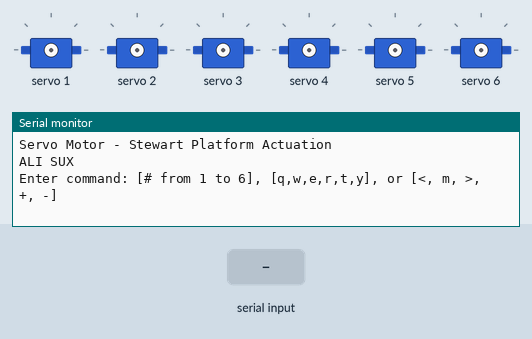
This sketch was run on a simulated Arduino Uno, built with avr-gcc and run on an emulated ATmega328P. Parts: 6 × servo, the last lines printed to the serial monitor. The test bench sets the inputs (shaded band).

Above: at 1.2 s.
1.3 s: "<1>" received over Serial
At 2.1 s:
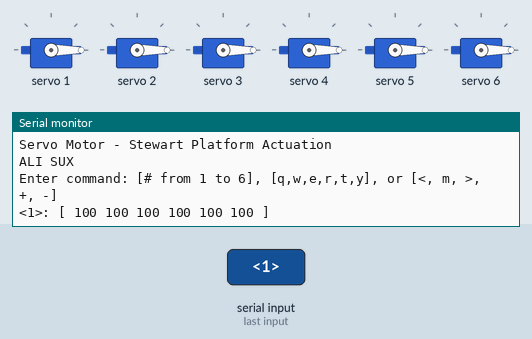
2.8 s: "<q>" received over Serial
At 3.2 s:
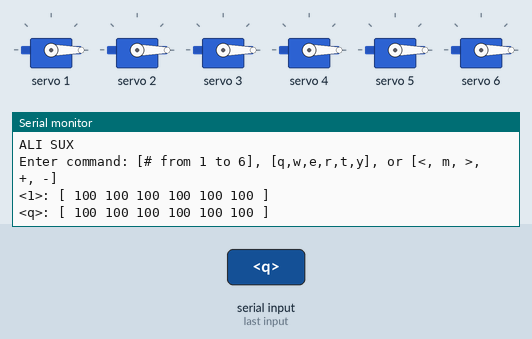
4.3 s: "<w>" received over Serial
At 5.5 s:
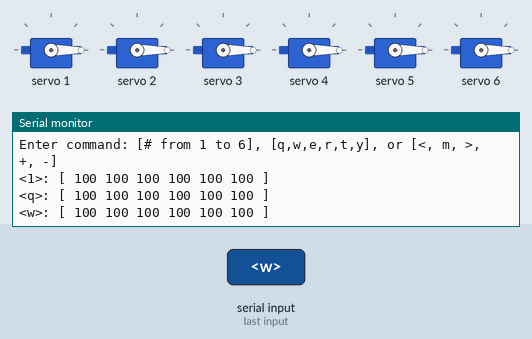
5.8 s: "<e>" received over Serial
At 6.6 s:
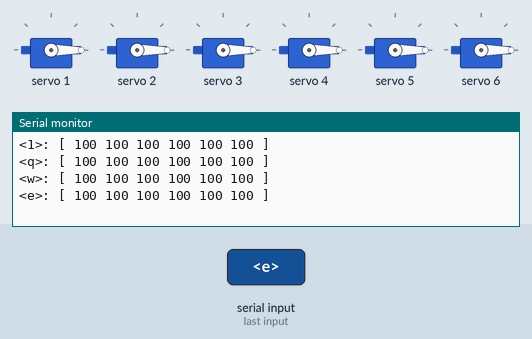
7.3 s: "<r>" received over Serial
At 7.8 s:
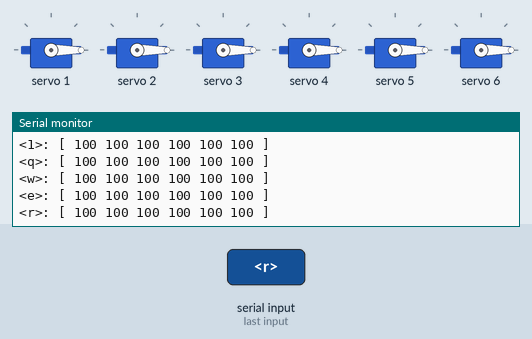
8.8 s: "<t>" received over Serial
At 10.1 s:
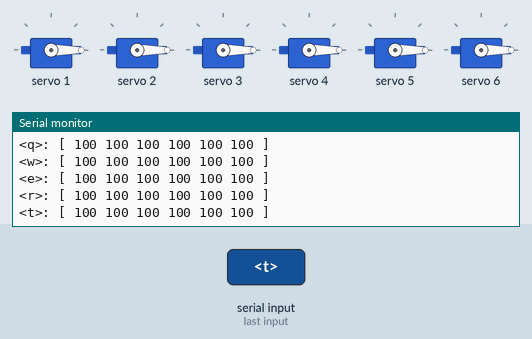

Measured:
- after the input at 1.3 s, the serial monitor: prints a new line at once (image 1)
- after the input at 2.8 s, the serial monitor: prints a new line at once (image 2)
- after the input at 4.3 s, the serial monitor: prints a new line at once (image 3)
- after the input at 5.8 s, the serial monitor: prints a new line at once (image 4)
- after the input at 7.3 s, the serial monitor: prints a new line at once (image 5)
- after the input at 8.8 s, the serial monitor: prints a new line at once (image 6)

The sketch:

ServoMotor_StewartPlatformActuation.ino
```cpp
// (licence header left out)
// 580
#include <Wire.h>
#include <Adafruit_PWMServoDriver.h>

const int SERVOMIN = 100; // minimum 'tick' value between 0..4095 -> used in setPWM(pin, on-tick, off-tick)
const int SERVOMAX = 500; // maximum 'tick' value between 0..4095 -> used in setPWM(pin, on-tick, off-tick)
const int SERVOMID = floor((SERVOMAX + SERVOMIN) / 2); // mid 'tick' value
const int SERVOCHG = 10; // 'change' value

Adafruit_PWMServoDriver pwm = Adafruit_PWMServoDriver();

String valInput; // Serial input var.
int val[6] = {SERVOMID, SERVOMID, SERVOMID, SERVOMID, SERVOMID, SERVOMID}; // PWM var


// =================================================================================================== //
void setup()
{
  Serial.begin(9600); // opens serial port, sets data rate [bps]
  Serial.setTimeout(10); // change default (1000ms) **for a faster response time**

  Serial.println("\nServo Motor - Stewart Platform Actuation");
  Serial.println("ALI SUX");
  Serial.println("Enter command: [# from 1 to 6], [q,w,e,r,t,y], or [<, m, >, +, -]");

  pwm.begin();
  pwm.setPWMFreq(50); // set sero Frequency [Hz]
  for (int i = 0; i < 16; i++) pwm.setPWM(i, 0, 0); // Set all pins to 'off', motors can freely move
}


// =================================================================================================== //
void loop()
{
  if (Serial.available() > 0)
  { // if received serial input
    valInput = Serial.readString();
    Serial.print(valInput); // display what was received

    switch (valInput[0]) { // checking first char in sting provided

      // _____________________________________________________ Adjust servo motors 1
      case '1':
        val[0] = min( val[0] + SERVOCHG, SERVOMAX );
        break;
      case 'q':
        val[0] = max( val[0] - SERVOCHG, SERVOMIN );
        break;

      // _____________________________________________________ Adjust servo motors 2
      case '2':
        val[1] = min( val[1] + SERVOCHG, SERVOMAX );
        break;
      case 'w':
        val[1] = max( val[1] - SERVOCHG, SERVOMIN );
        break;

      // _____________________________________________________ Adjust servo motors 3
      case '3':
        val[2] = min( val[2] + SERVOCHG, SERVOMAX );
        break;
      case 'e':
        val[2] = max( val[2] - SERVOCHG, SERVOMIN );
        break;

      // _____________________________________________________ Adjust servo motors 4
      case '4':
        val[3] = min( val[3] + SERVOCHG, SERVOMAX );
        break;
      case 'r':
        val[3] = max( val[3] - SERVOCHG, SERVOMIN );
        break;

      // _____________________________________________________ Adjust servo motors 5
      case '5':
        val[4] = min( val[4] + SERVOCHG, SERVOMAX );
        break;
      case 't':
        val[4] = max( val[4] - SERVOCHG, SERVOMIN );
        break;

      // _____________________________________________________ Adjust servo motors 6
      case '6':
        val[5] = min( val[5] + SERVOCHG, SERVOMAX );
        break;
      case 'y':
        val[5] = max( val[5] - SERVOCHG, SERVOMIN );
        break;

      // _____________________________________________________ Adjust all servo motors
      case '<': // change to min value
        for (int i = 0; i < 6; i++) val[i] = SERVOMIN;
        break;

      case '>': // change to max value
        for (int i = 0; i < 6; i++) val[i] = SERVOMAX;
        break;

      case 'm': // change to mid value
        for (int i = 0; i < 6; i++) val[i] = SERVOMID;
        break;

      case '-': // Reduce all val[]
        for (int i = 0; i < 6; i++) {
          val[i] = max( val[i] - 5, SERVOMIN );
        }
        break;

      case '+': // Increase all val[]
        for (int i = 0; i < 6; i++) {
          val[i] = min( val[i] + 5, SERVOMAX );
        }
        break;

      // _____________________________________________________ Default action
      default: Serial.print(": Command not recognized");

    } // end switch statement

    // Command servos to move to value,
    // Note: offset of +1 used to match pins numbers 1 to 6 on PWM Servo Shield (skipping pin 0)
    for (int i = 0; i < 6; i++) {
      pwm.setPWM(i + 1, 0, val[i]); // setPWM( channel, on-tick(use 0), off-tick )
    }

    // Display current servo value
    Serial.print(": [ ");
    for (int i = 0; i < 6; i++) {
      Serial.print(val[i], DEC);
      Serial.print(" ");
    }
    Serial.println("]");

  }// end if-statement: Serial.available() condition

}// end loop
```
